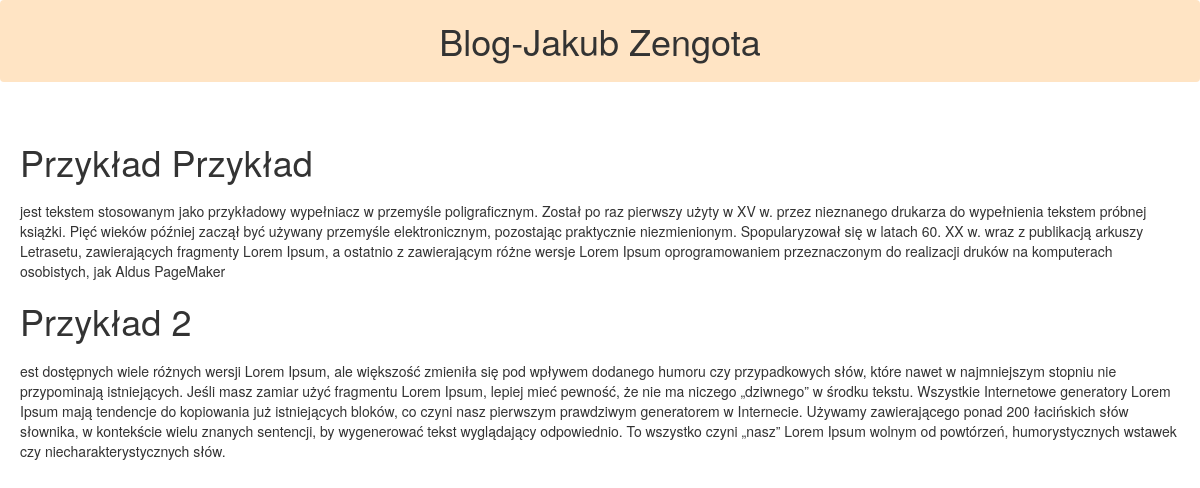
Screenshot of /blog/ with the database file from the repository.
### blog/models.py (models this page shows)
class Article(models.Model):
    categories = models.ManyToManyField(Category, blank=True)
    name = models.CharField(max_length=500)
    description = models.TextField()

### blog/views.py (the view)
# urls.py: path('', show_home, name='home_url'),
def show_home(request):
    article_list = Article.objects.all()
    context = {'article_list': article_list}
    return render(request, 'home.html', context)

### blog/templates/home.html (shortened to what this page needs)
{% load static %}
<html lang="en">
<head>
    <link rel="stylesheet" href="//maxcdn.bootstrapcdn.com/bootstrap/3.2.0/css/bootstrap.min.css">
    <link rel="stylesheet" href="//maxcdn.bootstrapcdn.com/bootstrap/3.2.0/css/bootstrap-theme.min.css">
    <link rel="stylesheet" href="{%  static  'css/style.css'  %}">
</head>
<body>
    <div class="navbar">
        <h1>Blog-Jakub Zengota</h1>
        </div>
        <div class="article">
    {% for article in article_list %}
        <h1>{{ article.name }}</h1>
        <p>{{ article.description }}</p>
    {% endfor %}
    </div>
</body>
</html

### blog/static/css/style.css (style rules this page uses)
.article { padding: 20px; }
h1 { padding 20px; margin-bottom: 20px; }
.navbar { text-align: center; font-size: 20px; font: bold; color: rgb(6, 117, 71) height: 50px; width: auto; background-color: bisque; }

### rows the page displays
Article: name "Przykład Przykład", description "jest tekstem stosowanym jako przykładowy wypełniacz w przemyśle poligraficznym. Został po raz pierwszy użyty w XV w. przez nieznanego drukarza do wypełnienia tekstem próbnej książki. Pięć wieków później zaczął być używany przemyśle elektronicznym, pozostając praktycznie niezmienionym. Spopularyzował się w latach 60. XX w. wraz z publikacją arkuszy Letrasetu, zawierających fragmenty Lorem Ipsum, a ostatnio z zawierającym różne wersje Lorem Ipsum oprogramowaniem przeznaczonym do realizacji druków na komputerach osobistych, jak Aldus PageMaker"
Article: name "Przykład 2", description "est dostępnych wiele różnych wersji Lorem Ipsum, ale większość zmieniła się pod wpływem dodanego humoru czy przypadkowych słów, które nawet w najmniejszym stopniu nie przypominają istniejących. Jeśli masz zamiar użyć fragmentu Lorem Ipsum, lepiej mieć pewność, że nie ma niczego „dziwnego” w środku tekstu. Wszystkie Internetowe generatory Lorem Ipsum mają tendencje do kopiowania już istniejących bloków, co czyni nasz pierwszym prawdziwym generatorem w Internecie. Używamy zawierającego ponad 200 łacińskich słów słownika, w kontekście wielu znanych sentencji, by wygenerować tekst wyglądający odpowiednio. To wszystko czyni „nasz” Lorem Ipsum wolnym od powtórzeń, humorystycznych wstawek czy…"
